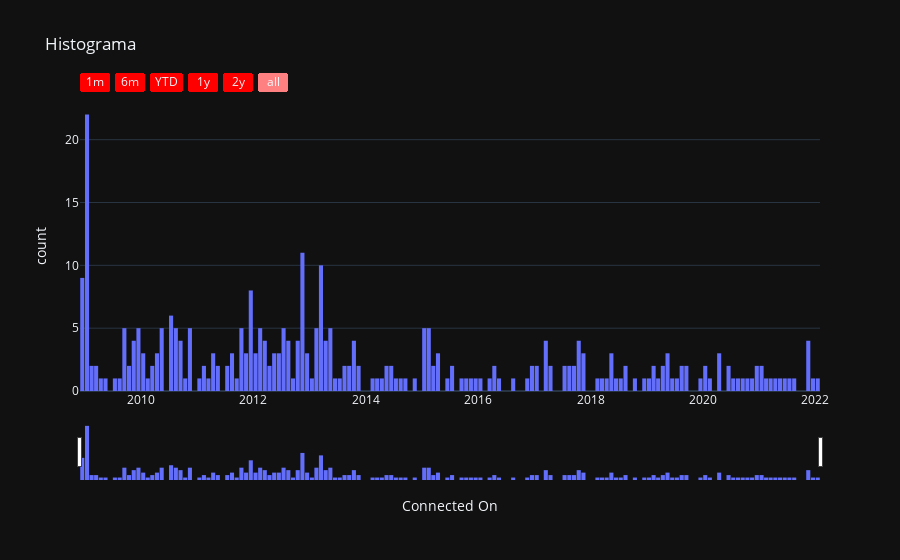

The cell this chart's notebook holds for it:
### Markdown cell above
Now we are going to use the histogram, and we will customize the graph, adding buttons and slider to improve the visualization in such a long period. We also do the grouping per month, not per day

### Code cell
fig2 = px.histogram(df, x="Connected On", y="First Name", histfunc="count", title="Histograma", 
                    template="plotly_dark")
fig2.update_traces(xbins_size="M1")
fig2.update_layout(bargap=0.1)
fig2.update_xaxes(
    rangeslider_visible=True,
    rangeselector=dict(
        buttons=list([
            dict(count=1, label="1m", step="month", stepmode="backward"),
            dict(count=6, label="6m", step="month", stepmode="backward"),
            dict(count=1, label="YTD", step="year", stepmode="todate"),
            dict(count=1, label="1y", step="year", stepmode="backward"),
            dict(count=2, label="2y", step="year", stepmode="backward"),
            dict(step="all")
        ]),
        bgcolor="#ff0000"
    )
)
fig2.show()

### Figure 1 — Plotly figure (JSON) as saved in the notebook; plotly's stock layout.template omitted (floating-point values rounded to 4 significant figures; data arrays with more than 128 entries replaced by an {"elided": "..."} marker saying what was removed)
{"data": [{"alignmentgroup": "True", "bingroup": "x", "histfunc": "count", "hovertemplate": "Connected On=%{x}<br>count=%{y}<extra></extra>", "legendgroup": "", "marker": {"color": "#636efa", "pattern": {"shape": ""}}, "name": "", "offsetgroup": "", "orientation": "v", "showlegend": false, "type": "histogram", "x": {"elided": "327 str values"}, "xaxis": "x", "xbins": {"size": "M1"}, "y": {"elided": "327 str values"}, "yaxis": "y"}], "layout": {"bargap": 0.1, "barmode": "relative", "legend": {"tracegroupgap": 0}, "title": {"text": "Histograma"}, "xaxis": {"anchor": "y", "domain": [0, 1], "rangeselector": {"bgcolor": "#ff0000", "buttons": [{"count": 1, "label": "1m", "step": "month", "stepmode": "backward"}, {"count": 6, "label": "6m", "step": "month", "stepmode": "backward"}, {"count": 1, "label": "YTD", "step": "year", "stepmode": "todate"}, {"count": 1, "label": "1y", "step": "year", "stepmode": "backward"}, {"count": 2, "label": "2y", "step": "year", "stepmode": "backward"}, {"step": "all"}]}, "rangeslider": {"visible": true}, "title": {"text": "Connected On"}}, "yaxis": {"anchor": "x", "domain": [0, 1], "title": {"text": "count"}}}}
